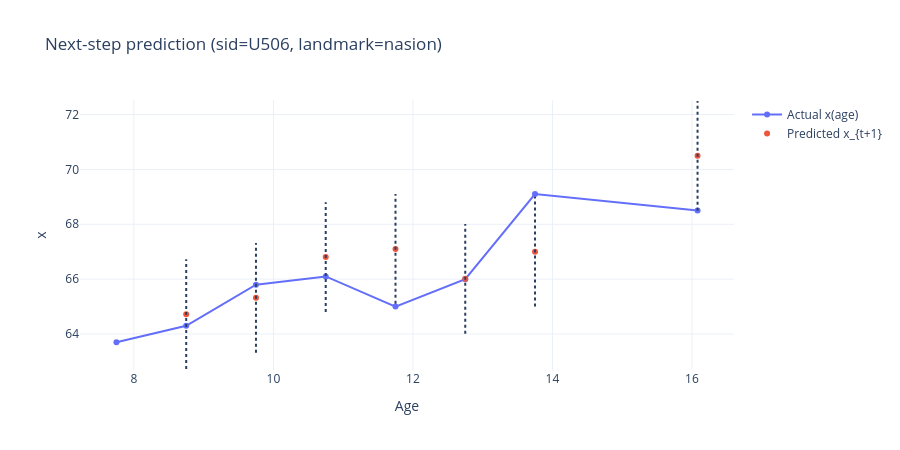
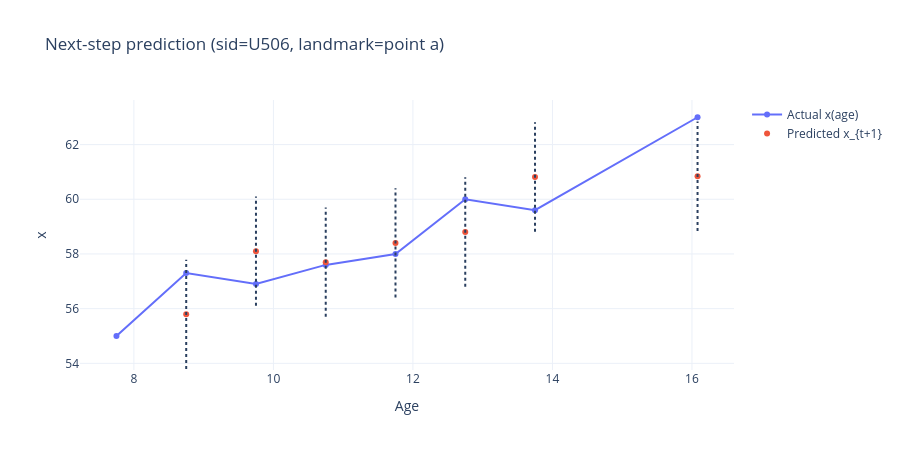
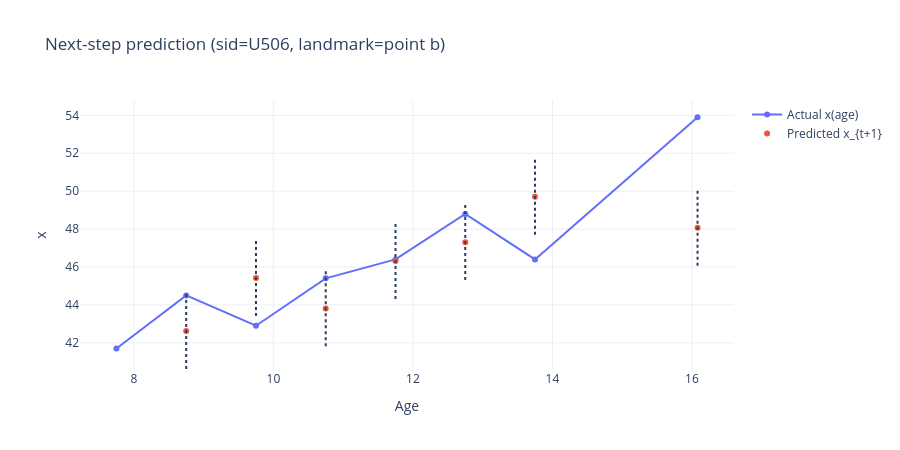
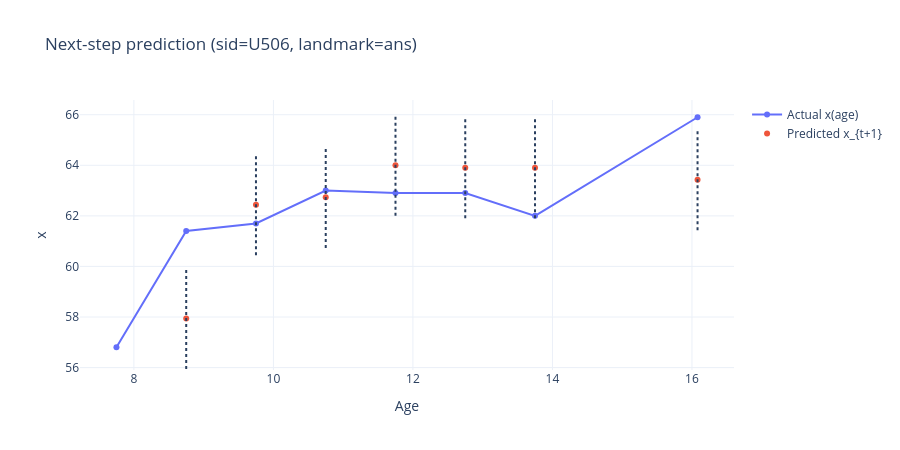

The notebook cell these images were saved under, in order:
### Code cell
landmarks = ['nasion', 'point a','point b','mid gonion','ans','articular','pogonion']
for l in landmarks:
    print(l)
    ans_male = male_df[male_df['landmark']==l]
    model, info, meta = fit_nextx_regressor(ans_male, use_dt=True, alpha=1.0, cv_splits=5)
    print(info) 
    try:
        fig = plot_subject_landmark_nextx(ans_male, model, sid="U506", landmark=l, use_dt=True)
        fig.show()
    except:
        print("landmark: ", l, "sid: ","U506")

### Figure 1 — Plotly figure (JSON) as saved in the notebook; plotly's stock layout.template omitted (floating-point values rounded to 4 significant figures)
{"data": [{"mode": "lines+markers", "name": "Actual x(age)", "type": "scatter", "x": [7.75, 8.75, 9.75, 10.75, 11.75, 12.75, 13.75, 16.08], "y": [63.7, 64.3, 65.8, 66.1, 65.0, 66.0, 69.1, 68.5]}, {"mode": "markers", "name": "Predicted x_{t+1}", "type": "scatter", "x": [8.75, 9.75, 10.75, 11.75, 12.75, 13.75, 16.08], "y": [64.72, 65.32, 66.8, 67.1, 66.01, 67.0, 70.49]}], "layout": {"height": 450, "shapes": [{"layer": "above", "line": {"dash": "dot", "width": 2}, "type": "line", "x0": 8.75, "x1": 8.75, "xref": "x", "y0": 62.72, "y1": 66.72, "yref": "y"}, {"layer": "above", "line": {"dash": "dot", "width": 2}, "type": "line", "x0": 9.75, "x1": 9.75, "xref": "x", "y0": 63.32, "y1": 67.32, "yref": "y"}, {"layer": "above", "line": {"dash": "dot", "width": 2}, "type": "line", "x0": 10.75, "x1": 10.75, "xref": "x", "y0": 64.8, "y1": 68.8, "yref": "y"}, {"layer": "above", "line": {"dash": "dot", "width": 2}, "type": "line", "x0": 11.75, "x1": 11.75, "xref": "x", "y0": 65.1, "y1": 69.1, "yref": "y"}, {"layer": "above", "line": {"dash": "dot", "width": 2}, "type": "line", "x0": 12.75, "x1": 12.75, "xref": "x", "y0": 64.01, "y1": 68.01, "yref": "y"}, {"layer": "above", "line": {"dash": "dot", "width": 2}, "type": "line", "x0": 13.75, "x1": 13.75, "xref": "x", "y0": 65.0, "y1": 69.0, "yref": "y"}, {"layer": "above", "line": {"dash": "dot", "width": 2}, "type": "line", "x0": 16.08, "x1": 16.08, "xref": "x", "y0": 68.49, "y1": 72.49, "yref": "y"}], "title": {"text": "Next-step prediction (sid=U506, landmark=nasion)"}, "xaxis": {"title": {"text": "Age"}}, "yaxis": {"title": {"text": "x"}}}}

### Figure 2 — Plotly figure (JSON) as saved in the notebook; plotly's stock layout.template omitted (floating-point values rounded to 4 significant figures)
{"data": [{"mode": "lines+markers", "name": "Actual x(age)", "type": "scatter", "x": [7.75, 8.75, 9.75, 10.75, 11.75, 12.75, 13.75, 16.08], "y": [55.0, 57.3, 56.9, 57.6, 58.0, 60.0, 59.6, 63.0]}, {"mode": "markers", "name": "Predicted x_{t+1}", "type": "scatter", "x": [8.75, 9.75, 10.75, 11.75, 12.75, 13.75, 16.08], "y": [55.79, 58.1, 57.7, 58.4, 58.8, 60.81, 60.84]}], "layout": {"height": 450, "shapes": [{"layer": "above", "line": {"dash": "dot", "width": 2}, "type": "line", "x0": 8.75, "x1": 8.75, "xref": "x", "y0": 53.79, "y1": 57.79, "yref": "y"}, {"layer": "above", "line": {"dash": "dot", "width": 2}, "type": "line", "x0": 9.75, "x1": 9.75, "xref": "x", "y0": 56.1, "y1": 60.1, "yref": "y"}, {"layer": "above", "line": {"dash": "dot", "width": 2}, "type": "line", "x0": 10.75, "x1": 10.75, "xref": "x", "y0": 55.7, "y1": 59.7, "yref": "y"}, {"layer": "above", "line": {"dash": "dot", "width": 2}, "type": "line", "x0": 11.75, "x1": 11.75, "xref": "x", "y0": 56.4, "y1": 60.4, "yref": "y"}, {"layer": "above", "line": {"dash": "dot", "width": 2}, "type": "line", "x0": 12.75, "x1": 12.75, "xref": "x", "y0": 56.8, "y1": 60.8, "yref": "y"}, {"layer": "above", "line": {"dash": "dot", "width": 2}, "type": "line", "x0": 13.75, "x1": 13.75, "xref": "x", "y0": 58.81, "y1": 62.81, "yref": "y"}, {"layer": "above", "line": {"dash": "dot", "width": 2}, "type": "line", "x0": 16.08, "x1": 16.08, "xref": "x", "y0": 58.84, "y1": 62.84, "yref": "y"}], "title": {"text": "Next-step prediction (sid=U506, landmark=point a)"}, "xaxis": {"title": {"text": "Age"}}, "yaxis": {"title": {"text": "x"}}}}

### Figure 3 — Plotly figure (JSON) as saved in the notebook; plotly's stock layout.template omitted (floating-point values rounded to 4 significant figures)
{"data": [{"mode": "lines+markers", "name": "Actual x(age)", "type": "scatter", "x": [7.75, 8.75, 9.75, 10.75, 11.75, 12.75, 13.75, 16.08], "y": [41.7, 44.5, 42.9, 45.4, 46.4, 48.8, 46.4, 53.9]}, {"mode": "markers", "name": "Predicted x_{t+1}", "type": "scatter", "x": [8.75, 9.75, 10.75, 11.75, 12.75, 13.75, 16.08], "y": [42.62, 45.41, 43.81, 46.31, 47.31, 49.7, 48.07]}], "layout": {"height": 450, "shapes": [{"layer": "above", "line": {"dash": "dot", "width": 2}, "type": "line", "x0": 8.75, "x1": 8.75, "xref": "x", "y0": 40.62, "y1": 44.62, "yref": "y"}, {"layer": "above", "line": {"dash": "dot", "width": 2}, "type": "line", "x0": 9.75, "x1": 9.75, "xref": "x", "y0": 43.41, "y1": 47.41, "yref": "y"}, {"layer": "above", "line": {"dash": "dot", "width": 2}, "type": "line", "x0": 10.75, "x1": 10.75, "xref": "x", "y0": 41.81, "y1": 45.81, "yref": "y"}, {"layer": "above", "line": {"dash": "dot", "width": 2}, "type": "line", "x0": 11.75, "x1": 11.75, "xref": "x", "y0": 44.31, "y1": 48.31, "yref": "y"}, {"layer": "above", "line": {"dash": "dot", "width": 2}, "type": "line", "x0": 12.75, "x1": 12.75, "xref": "x", "y0": 45.31, "y1": 49.31, "yref": "y"}, {"layer": "above", "line": {"dash": "dot", "width": 2}, "type": "line", "x0": 13.75, "x1": 13.75, "xref": "x", "y0": 47.7, "y1": 51.7, "yref": "y"}, {"layer": "above", "line": {"dash": "dot", "width": 2}, "type": "line", "x0": 16.08, "x1": 16.08, "xref": "x", "y0": 46.07, "y1": 50.07, "yref": "y"}], "title": {"text": "Next-step prediction (sid=U506, landmark=point b)"}, "xaxis": {"title": {"text": "Age"}}, "yaxis": {"title": {"text": "x"}}}}

### Figure 4 — Plotly figure (JSON) as saved in the notebook; plotly's stock layout.template omitted (floating-point values rounded to 4 significant figures)
{"data": [{"mode": "lines+markers", "name": "Actual x(age)", "type": "scatter", "x": [7.75, 8.75, 9.75, 10.75, 11.75, 12.75, 13.75, 16.08], "y": [56.8, 61.4, 61.7, 63.0, 62.9, 62.9, 62.0, 65.9]}, {"mode": "markers", "name": "Predicted x_{t+1}", "type": "scatter", "x": [8.75, 9.75, 10.75, 11.75, 12.75, 13.75, 16.08], "y": [57.94, 62.44, 62.73, 64.0, 63.9, 63.9, 63.43]}], "layout": {"height": 450, "shapes": [{"layer": "above", "line": {"dash": "dot", "width": 2}, "type": "line", "x0": 8.75, "x1": 8.75, "xref": "x", "y0": 55.94, "y1": 59.94, "yref": "y"}, {"layer": "above", "line": {"dash": "dot", "width": 2}, "type": "line", "x0": 9.75, "x1": 9.75, "xref": "x", "y0": 60.44, "y1": 64.44, "yref": "y"}, {"layer": "above", "line": {"dash": "dot", "width": 2}, "type": "line", "x0": 10.75, "x1": 10.75, "xref": "x", "y0": 60.73, "y1": 64.73, "yref": "y"}, {"layer": "above", "line": {"dash": "dot", "width": 2}, "type": "line", "x0": 11.75, "x1": 11.75, "xref": "x", "y0": 62.0, "y1": 66.0, "yref": "y"}, {"layer": "above", "line": {"dash": "dot", "width": 2}, "type": "line", "x0": 12.75, "x1": 12.75, "xref": "x", "y0": 61.9, "y1": 65.9, "yref": "y"}, {"layer": "above", "line": {"dash": "dot", "width": 2}, "type": "line", "x0": 13.75, "x1": 13.75, "xref": "x", "y0": 61.9, "y1": 65.9, "yref": "y"}, {"layer": "above", "line": {"dash": "dot", "width": 2}, "type": "line", "x0": 16.08, "x1": 16.08, "xref": "x", "y0": 61.43, "y1": 65.43, "yref": "y"}], "title": {"text": "Next-step prediction (sid=U506, landmark=ans)"}, "xaxis": {"title": {"text": "Age"}}, "yaxis": {"title": {"text": "x"}}}}
